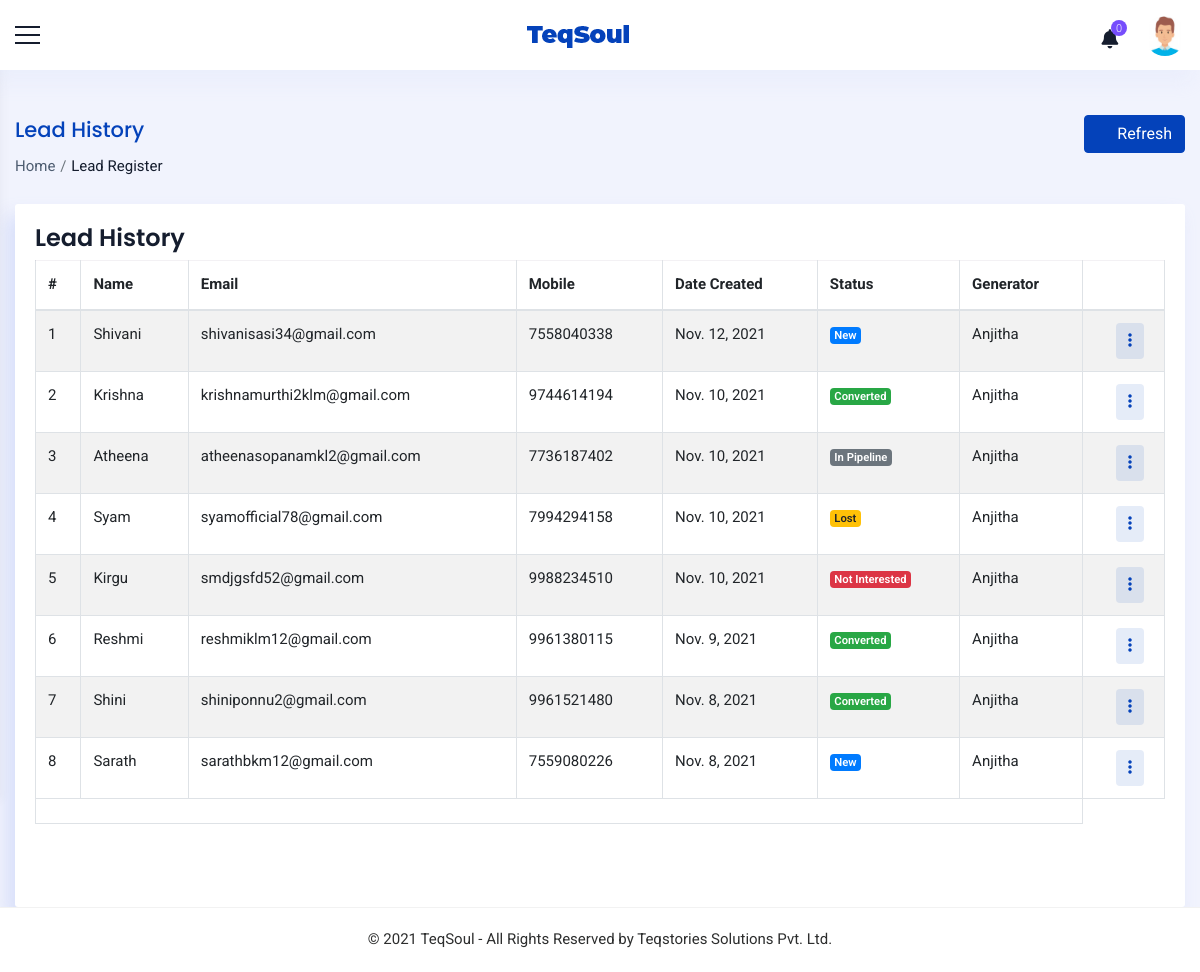
/sales/history/ (signed in), run on an earlier commit of the app's database.
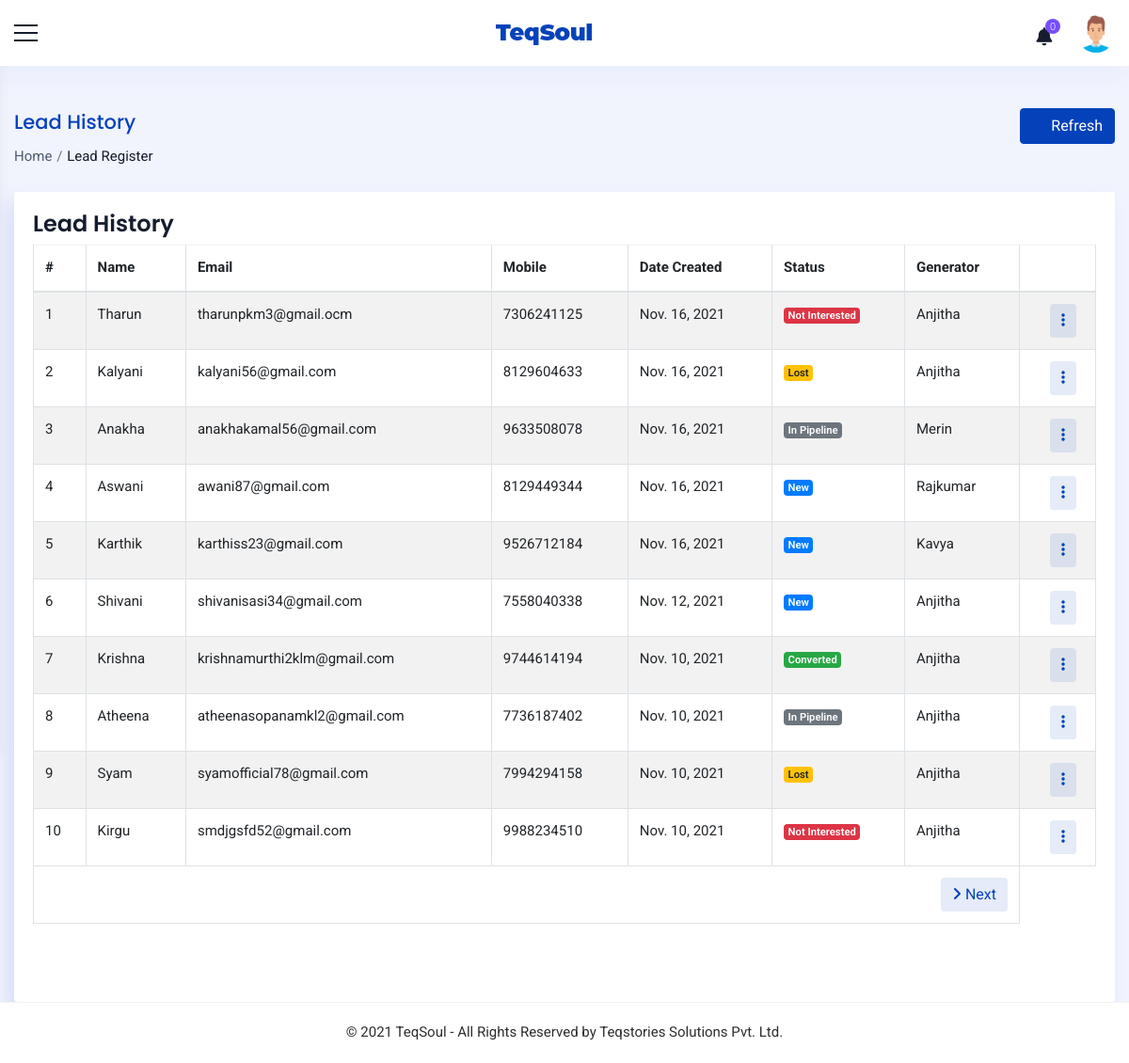
And on a later commit of the database.
### accounts/models.py (models this page shows, shortened)
class Lead(models.Model):
    name = models.CharField(max_length=100,null=True, blank=True)
    email = models.EmailField(max_length=200,null=True,blank=True)
    mobile = models.CharField(max_length=10,null=True,blank=True)
    sex = models.CharField(max_length=10,null=True,choices=sex_choices,blank=True,default="Male")
    generator = models.ForeignKey(Staff,on_delete=models.CASCADE, blank=True,null=True,related_name='representative')
    assigned_to = models.ForeignKey(Staff,on_delete=models.CASCADE, blank=True,null=True,related_name='assigned_to',limit_choices_to=(Q(stype='2')|Q(stype='6')|Q(stype='4')))
    created_on = models.DateField(null=True, blank=True)
    status = models.CharField(max_length=100,null=True, blank=True,choices=levels,default="New")
    lms = models.BooleanField(default = False)
    approval = models.CharField(max_length=100,null=True, blank=True,choices=approval_choices)
    to_be_approved_by = models.ForeignKey(Staff,on_delete=models.CASCADE, blank=True,null=True)

class Staff(models.Model):
    value= (
    ('1', 'Operations'),
    ('2', 'Sales'),
    ('3', 'Trainer'),
    ('4', 'Admin'),
    ('5', 'Operations Manager'),
    ('6', 'Sales Manager'),
    ('7', 'Trainer Manager'),
    )
    user = models.OneToOneField(User,on_delete=models.CASCADE,null=True,blank=True)
    name = models.CharField(max_length=100,null=True, blank=True)
    empid = models.CharField(max_length=100,null=True, blank=True)
    mobile = models.CharField(max_length=10,null=True, blank=True)
    email = models.EmailField(max_length=200,null=True, blank=True)
    sex = models.CharField(max_length=10,null=True,choices=sex_choices, blank=True)
    dob = models.DateField(null=True, blank=True)
    doj = models.DateField(null=True, blank=True)
    blood_group = models.CharField(max_length=100,null=True, blank=True,choices=groups)
    house = models.CharField(max_length=100,null=True, blank=True)
    street =models.CharField(max_length=100,null=True, blank=True)
    street2 =models.CharField(max_length=100,null=True, blank=True)
    city = models.CharField(max_length=100,null=True, blank=True)
    state = models.CharField(max_length=100,null=True,choices=state, blank=True)
    pin = models.CharField(max_length=100,null=True,blank=True)
    stype = models.CharField(max_length=100,null=True,choices=value, blank=True)
    status = models.CharField(max_length=20,choices=(('Active','Active'),('Inactive','Inactive')),default='Active')
    profile_pic = models.ImageField(null=True, blank=True,upload_to='images/dp/',default='accounts/static/images/user3.png')
    facebook = models.CharField(max_length=1000, null=True, blank=True)
    linkedin = models.CharField(max_length=1000, null=True, blank=True)
    instagram = models.CharField(max_length=1000, null=True, blank=True)
    approval = models.BooleanField(null=True, blank=True, default=False)
    def __str__(self):
        return self.name
    class Meta:
        unique_together = [['name']]

### accounts/views.py (the view)
# urls.py: path('sales/history/',ViewHistory.as_view(),name='view_history'),
class ViewHistory(View):
    def get(self, request):
        x = SalesOperation(request)
        if x == True:
            staff = Staff.objects.get(user=request.user)
            notify = Notifications(staff)
            count = CountNotifications(notify)
            if staff.stype == '4' or staff.stype == '6':
                lead = Lead.objects.all().order_by('-created_on')
            else:
                lead = Lead.objects.filter(generator=staff).order_by('-created_on')
            page = Pagination(request,lead,10)
            history = True
            context={'count':count,'notify':notify,'staff':staff,'lead':page,'history':history}
            return render(request,'sales/history.html',context)
        else:
            if request.user.is_authenticated:
                return render(request,'messages/common/permission_error.html')
            else:
                return redirect('home')

### accounts/functions.py (called while the page is built)
def Pagination(request,object,count):
    p = Paginator(object,count)
    page_num = request.GET.get('page',1)
    try:
        page = p.page(page_num)
    except EmptyPage:
        page = p.page(1)
    return (page)

def SalesOperation(request):
    user = request.user
    if user.is_authenticated:
        try:
            staff = Staff.objects.get(user=user)
            if staff.stype == '6' or staff.stype=='4' or staff.stype== '5' or staff.stype== '2':
                return (True)
            else:
                return (False)
        except:
            return (False)
    else:
        return (False)

def Notifications(staff):
    notifications = Notification.objects.filter(user1=staff,status='2').order_by('-date').order_by('-time')
    return notifications

def CountNotifications(notifications):
    count = 0
    for i in notifications:
        count = count +1
    return count

### accounts/templates/sales/history.html (shortened to what the changed rows need)
{% extends 'common/main.html' %}
{% load static %}
{% block content %}
<div class="container_full">
    <div class="content_wrapper bg_homebefore inner-wrapper tables-sec">
        <div class="container-fluid">
        <div class="row ">
            <div class="col-12">
              <div class="card">
                <div class="table-responsive">
                <table id="demo-foo-filtering" class="table table-striped table-bordered toggle-circle m-b-0" >
                  <thead>
                    <tr>
                      <th>#</th>
                      <th>Name</th>
                      <th>Email</th>
                      <th>Mobile</th>
                      <th>Date Created</th>
                      <th>Status</th>
                      {% if staff.stype == '4' or staff.stype == '6' %}
                      <th>Generator</th>
                      {% endif %}
                      <th class="text-right"></th>
                    </tr>
                  </thead>
                  <tbody>
                    {% for i in lead %}
                    <tr>
                      <td>{{forloop.counter}}</td>
                      <td>{{i.name}}</td>
                      <td>{{i.email}}</td>
                      <td>{{i.mobile}}</td>
                      <td>{{i.created_on}}</td>
                      {% if i.status == 'New' %}
                      <td><span class="badge label-table badge-primary">{{i.status}}</span></td>
                      {% elif i.status == 'In Pipeline' %}
                      <td><span class="badge label-table badge-secondary">{{i.status}}</span></td>
                      {% elif i.status == 'Converted' %}
                      <td><span class="badge label-table badge-success">{{i.status}}</span></td>
                      {% elif i.status == 'Lost' %}
                      <td><span class="badge label-table badge-warning">{{i.status}}</span></td>
                      {% elif i.status == 'Not Interested' %}
                      <td><span class="badge label-table badge-danger">{{i.status}}</span></td>
                      {% endif %}
                      {% if staff.stype == '4' or staff.stype == '5'  %}
                      <td>{{i.generator}}</td>
                      {% endif %}
                      <td class="text-right">
                        <div class="btn-group mr-2">
                          <div class="dropdown">
                            <button class="btn btn-round btn-primary-rgba" type="button" id="CustomdropdownMenuButton4" data-toggle="dropdown" aria-haspopup="true" aria-expanded="false"><i class="fas fa-ellipsis-v"></i></button>
                          </div>
                        </div>
                      </td>
                      {% empty %}
                      <td colspan="7">No closure to show.</td>
                    </tr>
                    {% endfor %}
                  </tbody>
                  <tfoot>
                    <tr class="active">
                      <td colspan="7"><div class="text-right">
                        {% if lead.has_next %}
                        <a href="{% url 'view_closure' %}?page={{ lead.next_page_number}}"><button class="btn btn-round btn-primary-rgba" ><i class="fas fa-angle-right"></i> Next</button></a>
                        {% endif %}
                        </div></td>
                    </tr>
                  </tfoot>
                </table></div><br><br>
                </div>
              </div>
            </div>
          </div>
          </div>
        </div>
    </div>
{% endblock %}

What changed in the data, as far as the page shows it:
no longer on this page (row unchanged): Lead: name "Reshmi", email "reshmiklm12@gmail.com", mobile "9961380115", created_on "Nov. 9, 2021", status "Converted", generator "Anjitha"
no longer on this page (row unchanged): Lead: name "Shini", email "shiniponnu2@gmail.com", mobile "9961521480", created_on "Nov. 8, 2021", status "Converted", generator "Anjitha"
no longer on this page (row edited): Lead: name "Sarath", email "sarathbkm12@gmail.com", mobile "7559080226", created_on "Nov. 8, 2021", status "New", generator "Anjitha"
added Lead: name "Tharun", email "tharunpkm3@gmail.ocm", mobile "7306241125", created_on "Nov. 16, 2021", status "Not Interested", generator "Anjitha"
added Lead: name "Kalyani", email "kalyani56@gmail.com", mobile "8129604633", created_on "Nov. 16, 2021", status "Lost", generator "Anjitha"
added Lead: name "Anakha", email "anakhakamal56@gmail.com", mobile "9633508078", created_on "Nov. 16, 2021", status "In Pipeline", generator "Merin"
added Lead: name "Aswani", email "awani87@gmail.com", mobile "8129449344", created_on "Nov. 16, 2021", status "New", generator "Rajkumar"
added Lead: name "Karthik", email "karthiss23@gmail.com", mobile "9526712184", created_on "Nov. 16, 2021", status "New", generator "Kavya"
Also different on the page:
text now shown: "Next"
